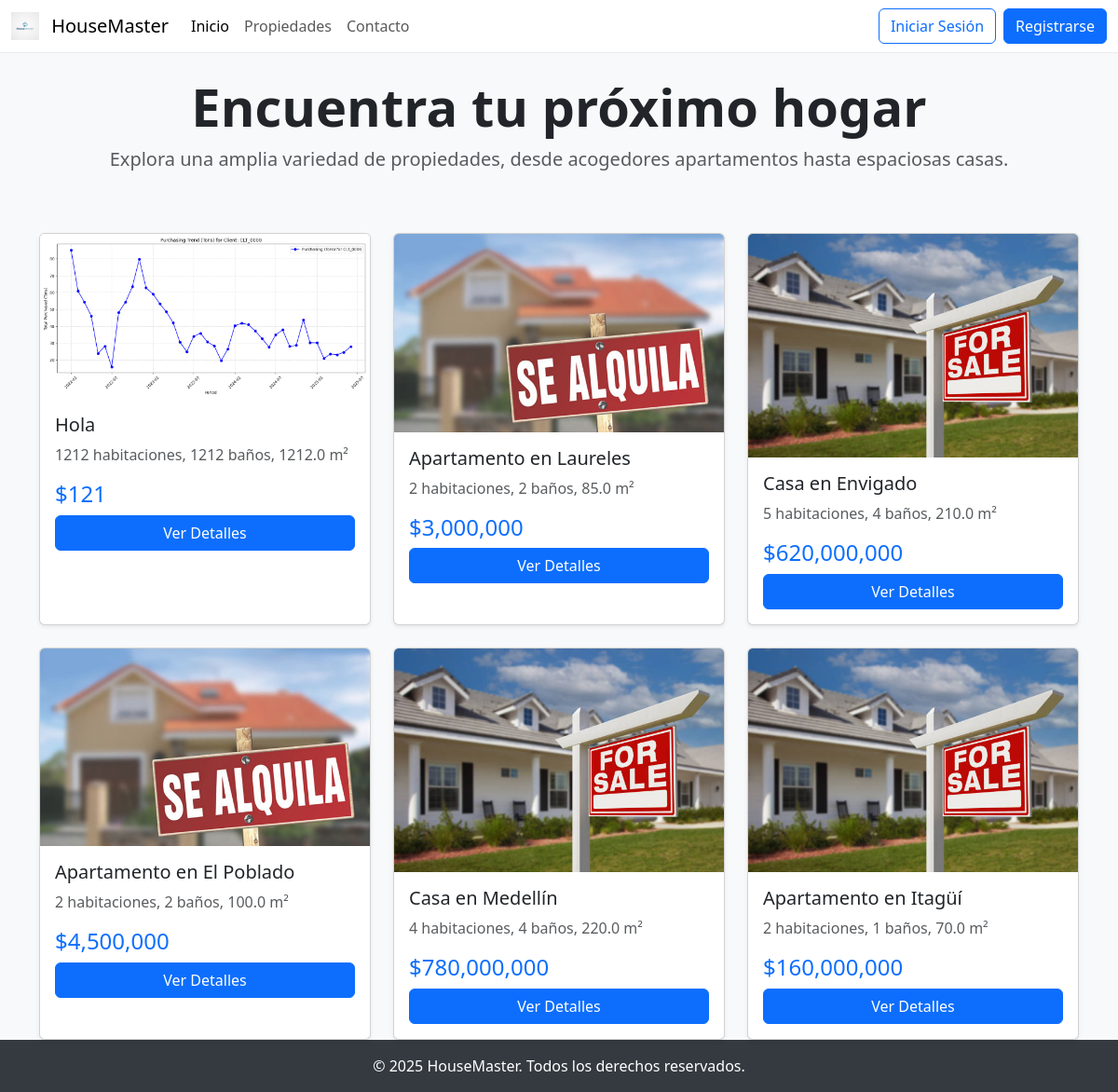
The page / on the database its author committed.
### property/models.py (models this page shows, shortened)
class Property(models.Model):
    TYPE_SALE = 'Venta'
    TYPE_RENT = 'Arriendo'
    TYPE_CHOICES = [
        (TYPE_SALE, 'Venta'),
        (TYPE_RENT, 'Arriendo'),
    ]
    STATUS_AVAILABLE = 'Disponible'
    STATUS_SOLD = 'Vendida'
    STATUS_RENTED = 'Arrendada'
    STATUS_RESERVED = 'Reservada'
    STATUS_CHOICES = [
        (STATUS_AVAILABLE, 'Disponible'),
        (STATUS_SOLD, 'Vendida'),
        (STATUS_RENTED, 'Arrendada'),
        (STATUS_RESERVED, 'Reservada'),
    ]
    agent = models.ForeignKey(User, on_delete=models.SET_NULL, null=True, related_name='properties')
    title = models.CharField(max_length=200)
    description = models.TextField()
    price = models.DecimalField(max_digits=12, decimal_places=2)
    type = models.CharField(max_length=100, choices=TYPE_CHOICES)
    area = models.FloatField()
    rooms = models.IntegerField()
    bathrooms = models.IntegerField()
    status = models.CharField(max_length=50, choices=STATUS_CHOICES, default=STATUS_AVAILABLE)
    city = models.CharField(max_length=100)
    department = models.CharField(max_length=100)
    address = models.CharField(max_length=255, unique=True)
    created_at = models.DateTimeField(auto_now_add=True)
    image = models.ImageField(upload_to='properties/', blank=True, null=True)
    class Meta:
        verbose_name = 'Propiedad'
        verbose_name_plural = 'Propiedades'
        ordering = ['-created_at']
        indexes = [
            models.Index(fields=['city', 'type']),
            models.Index(fields=['status', 'price']),
        ]

### core/views.py (the view)
# urls.py: 2. Add a URL to urlpatterns:  path('', views.home, name='home')
def home(request):
    service = PropertyService()
    properties = service.get_available_properties()[:6]  # Mostrar solo 6 en home
    return render(request, 'core/home.html', {'properties': properties})

### property/repositories/property_repository.py (called while the page is built)
    def get_available(self) -> QuerySet:
        return Property.objects.filter(status=Property.STATUS_AVAILABLE).order_by('-created_at')

### property/services/property_service.py (called while the page is built)
    def get_available_properties(self) -> QuerySet:
        return self.repository.get_available()

### core/templates/core/home.html (shortened to what this page needs)
{% extends "base.html" %}
{% load humanize %}
{% block content %}
<div class="row text-center mb-5">
    <div class="col-12">
        <h1 class="display-4 fw-bold">Encuentra tu próximo hogar </h1>
        <p class="lead text-muted">Explora una amplia variedad de propiedades, desde acogedores apartamentos hasta espaciosas casas.</p>
    </div>
</div>
<div class="row row-cols-1 row-cols-md-3 g-4">
    {% if properties %}
        {% for prop in properties %}
        <div class="col">
            <div class="card h-100 shadow-sm">
                {% if prop.image %}
                    <img src="{{ prop.image.url }}" class="card-img-top" alt="Imagen de {{ prop.title }}">
                {% else %}
                    <img src="https://placehold.co/600x400/E9ECEF/ADB5BD?text={{ prop.title }}" class="card-img-top" alt="Imagen de {{ prop.title }}">
                {% endif %}
                <div class="card-body">
                    <h5 class="card-title">{{ prop.title }}</h5>
                    <p class="card-text text-muted">
                        {{ prop.rooms }} habitaciones, {{ prop.bathrooms }} baños, {{ prop.area }} m²
                    </p>
                    <p class="h4 text-primary">${{ prop.price|floatformat:0|intcomma }}</p>
                    <a href="{% url 'property_detail' prop.pk %}" class="btn btn-primary w-100">Ver Detalles</a>
                </div>
            </div>
        </div>
        {% endfor %}
    {% else %}
        <p class="text-center text-muted">No hay propiedades disponibles en este momento.</p>
    {% endif %}
</div>
{% endblock %}

### core/templates/base.html (style rules this page uses)
body { background-color: #f8f9fa; }

### rows shown on the page
Property: image (picture), title "Hola", rooms "1212", bathrooms "1212", area "1212.0", price "121"
Property: image (picture), title "Apartamento en Laureles", rooms "2", bathrooms "2", area "85.0", price "3,000,000"
Property: image (picture), title "Casa en Envigado", rooms "5", bathrooms "4", area "210.0", price "620,000,000"
Property: image (picture), title "Apartamento en El Poblado", rooms "2", bathrooms "2", area "100.0", price "4,500,000"
Property: image (picture), title "Casa en Medellín", rooms "4", bathrooms "4", area "220.0", price "780,000,000"
Property: image (picture), title "Apartamento en Itagüí", rooms "2", bathrooms "1", area "70.0", price "160,000,000"
